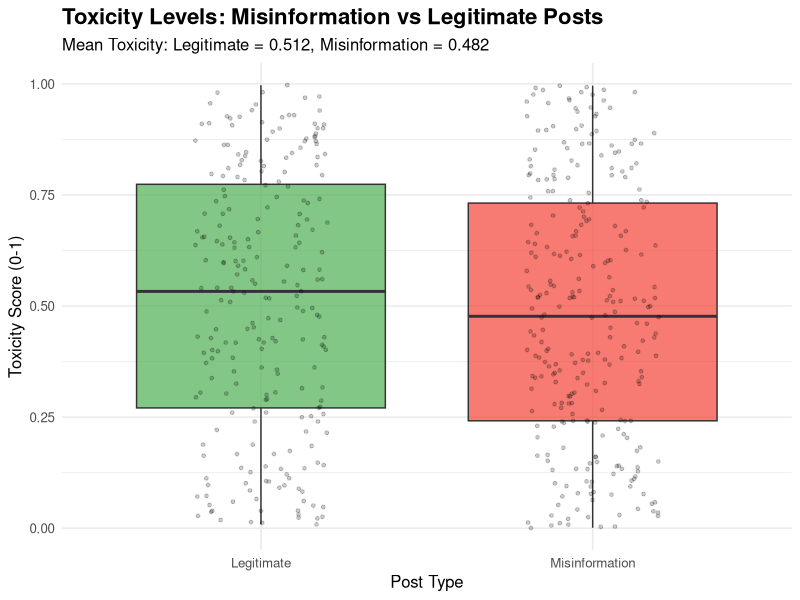
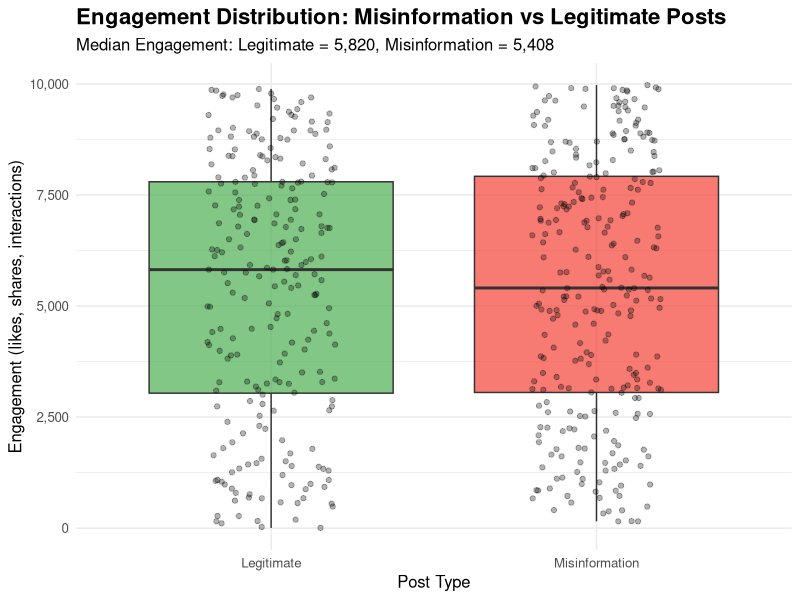
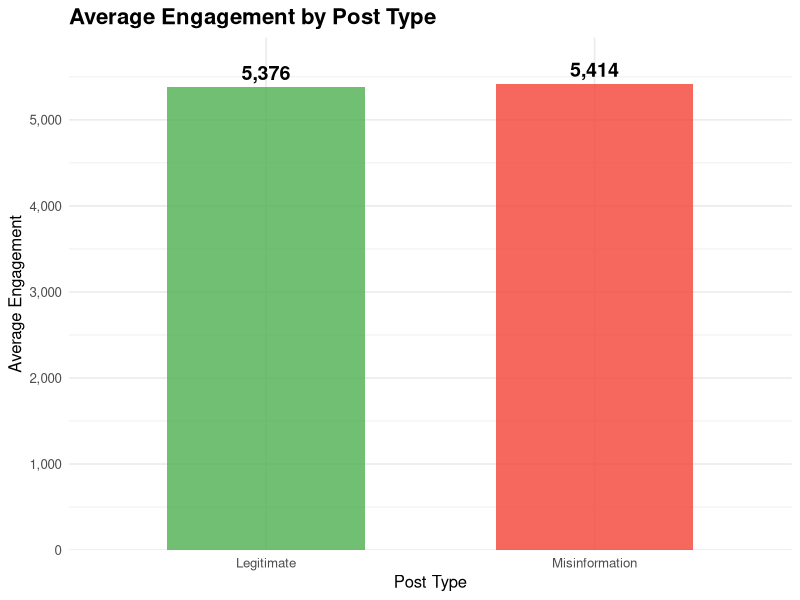
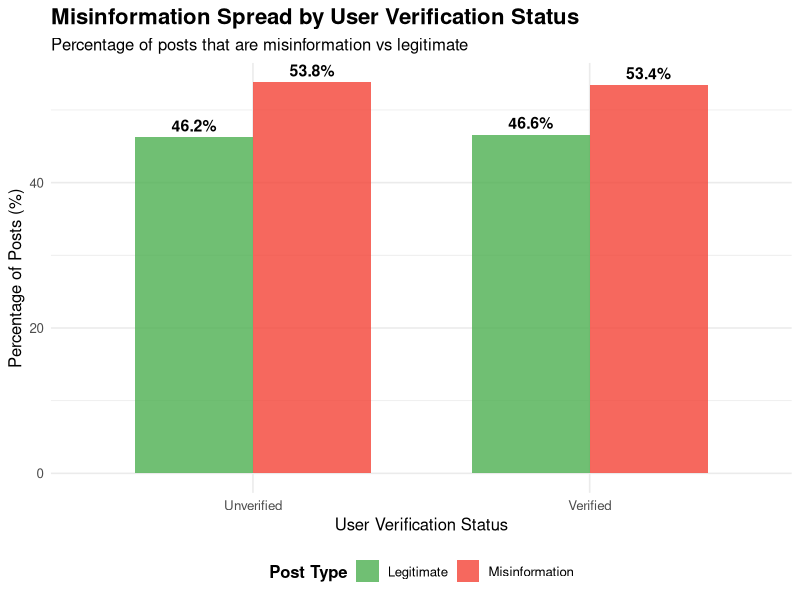
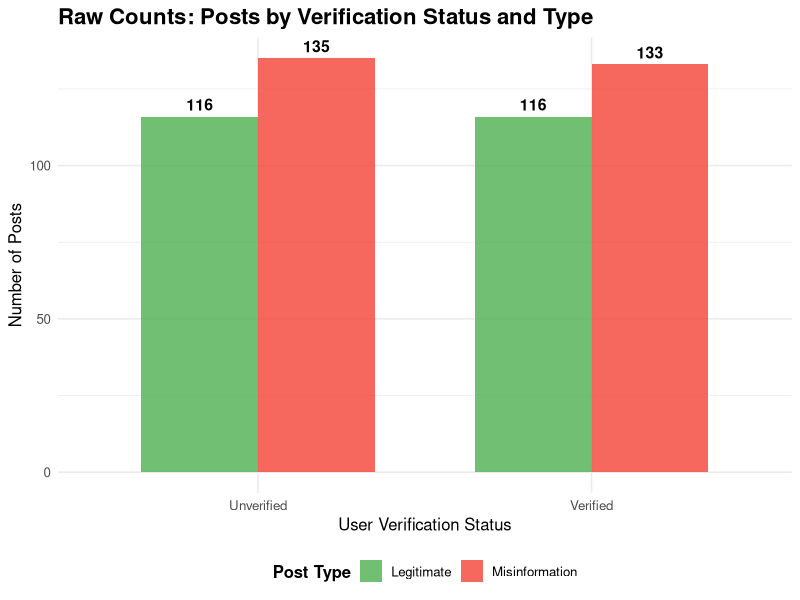

These charts were generated, in order, by the following R code:
## ---- chunk 1
knitr::opts_chunk$set(echo = TRUE, warning = FALSE, message = FALSE, fig.width = 10, fig.height = 6)
## ---- chunk 2
library(ggplot2)
library(dplyr)
library(knitr)

# Load the dataset
df <- read.csv('generative_ai_misinformation_dataset.csv')

# Convert is_misinformation to factor for better labeling
df$is_misinformation <- factor(df$is_misinformation, 
                                levels = c(0, 1), 
                                labels = c("Legitimate", "Misinformation"))

cat("Dataset loaded successfully!")
cat("\nTotal posts:", nrow(df))
cat("\nLegitimate:", sum(df$is_misinformation == "Legitimate"))
cat("\nMisinformation:", sum(df$is_misinformation == "Misinformation"))
## ---- chunk 3
# Calculate summary statistics for toxicity by type
toxicity_summary <- df %>%
  group_by(is_misinformation) %>%
  summarise(
    Mean = mean(toxicity_score),
    Median = median(toxicity_score),
    SD = sd(toxicity_score),
    Min = min(toxicity_score),
    Max = max(toxicity_score),
    Count = n()
  )

kable(toxicity_summary, digits = 3, caption = "Toxicity Score Statistics by Post Type")
## ---- chunk 4
# Perform t-test
t_test_toxicity <- t.test(toxicity_score ~ is_misinformation, data = df)

# Display results
cat("Independent Samples T-Test\n")
cat("==========================\n")
cat("T-statistic:", round(t_test_toxicity$statistic, 4), "\n")
cat("P-value:", format.pval(t_test_toxicity$p.value, digits = 4), "\n")
cat("95% Confidence Interval:", round(t_test_toxicity$conf.int[1], 4), 
    "to", round(t_test_toxicity$conf.int[2], 4), "\n")
cat("\nMean difference (Legitimate - Misinformation):", 
    round(diff(t_test_toxicity$estimate), 4), "\n")

if (t_test_toxicity$p.value < 0.05) {
  cat("\n✓ Result: There IS a statistically significant difference in toxicity (p < 0.05)\n")
} else {
  cat("\n✗ Result: There is NO statistically significant difference in toxicity (p >= 0.05)\n")
}
## ---- chunk 5
# Create boxplot
p1 <- ggplot(df, aes(x = is_misinformation, y = toxicity_score, 
                     fill = is_misinformation)) +
  geom_boxplot(alpha = 0.7, outlier.shape = 1) +
  geom_jitter(alpha = 0.2, width = 0.2, size = 1) +
  scale_fill_manual(values = c("Legitimate" = "#4CAF50", 
                                "Misinformation" = "#F44336")) +
  labs(title = "Toxicity Levels: Misinformation vs Legitimate Posts",
       subtitle = paste0("Mean Toxicity: Legitimate = ", 
                        round(toxicity_summary$Mean[1], 3),
                        ", Misinformation = ", 
                        round(toxicity_summary$Mean[2], 3)),
       x = "Post Type",
       y = "Toxicity Score (0-1)") +
  theme_minimal(base_size = 12) +
  theme(legend.position = "none",
        plot.title = element_text(face = "bold", size = 16),
        plot.subtitle = element_text(size = 12))

print(p1)
## ---- chunk 6
# Calculate engagement statistics
engagement_summary <- df %>%
  group_by(is_misinformation) %>%
  summarise(
    Mean = mean(engagement),
    Median = median(engagement),
    SD = sd(engagement),
    Min = min(engagement),
    Max = max(engagement),
    Q1 = quantile(engagement, 0.25),
    Q3 = quantile(engagement, 0.75),
    Count = n()
  )

kable(engagement_summary, digits = 1, caption = "Engagement Statistics by Post Type", 
      format.args = list(big.mark = ","))
## ---- chunk 7
# Perform Wilcoxon test (better for skewed distributions)
wilcox_test_engagement <- wilcox.test(engagement ~ is_misinformation, data = df)

# Also perform t-test for completeness
t_test_engagement <- t.test(engagement ~ is_misinformation, data = df)

cat("Wilcoxon Rank Sum Test (Non-parametric)\n")
cat("========================================\n")
cat("W-statistic:", wilcox_test_engagement$statistic, "\n")
cat("P-value:", format.pval(wilcox_test_engagement$p.value, digits = 4), "\n")

cat("\n\nIndependent Samples T-Test (Parametric)\n")
cat("========================================\n")
cat("T-statistic:", round(t_test_engagement$statistic, 4), "\n")
cat("P-value:", format.pval(t_test_engagement$p.value, digits = 4), "\n")

if (wilcox_test_engagement$p.value < 0.05) {
  cat("\n✓ Result: There IS a statistically significant difference in engagement (p < 0.05)\n")
} else {
  cat("\n✗ Result: There is NO statistically significant difference in engagement (p >= 0.05)\n")
}
## ---- chunk 8
# Boxplot with jittered points
p2 <- ggplot(df, aes(x = is_misinformation, y = engagement, 
                     fill = is_misinformation)) +
  geom_boxplot(alpha = 0.7, outlier.shape = NA) +
  geom_jitter(alpha = 0.3, width = 0.2, size = 1.5) +
  scale_fill_manual(values = c("Legitimate" = "#4CAF50", 
                                "Misinformation" = "#F44336")) +
  scale_y_continuous(labels = scales::comma) +
  labs(title = "Engagement Distribution: Misinformation vs Legitimate Posts",
       subtitle = paste0("Median Engagement: Legitimate = ", 
                        scales::comma(round(engagement_summary$Median[1], 0)),
                        ", Misinformation = ", 
                        scales::comma(round(engagement_summary$Median[2], 0))),
       x = "Post Type",
       y = "Engagement (likes, shares, interactions)") +
  theme_minimal(base_size = 12) +
  theme(legend.position = "none",
        plot.title = element_text(face = "bold", size = 16),
        plot.subtitle = element_text(size = 12))

print(p2)
## ---- chunk 9
# Bar chart comparing means
engagement_means <- df %>%
  group_by(is_misinformation) %>%
  summarise(Mean_Engagement = mean(engagement))

p2b <- ggplot(engagement_means, aes(x = is_misinformation, y = Mean_Engagement, 
                                    fill = is_misinformation)) +
  geom_bar(stat = "identity", alpha = 0.8, width = 0.6) +
  geom_text(aes(label = scales::comma(round(Mean_Engagement, 0))), 
            vjust = -0.5, fontface = "bold", size = 5) +
  scale_fill_manual(values = c("Legitimate" = "#4CAF50", 
                                "Misinformation" = "#F44336")) +
  scale_y_continuous(labels = scales::comma, expand = expansion(mult = c(0, 0.1))) +
  labs(title = "Average Engagement by Post Type",
       x = "Post Type",
       y = "Average Engagement") +
  theme_minimal(base_size = 12) +
  theme(legend.position = "none",
        plot.title = element_text(face = "bold", size = 16))

print(p2b)
## ---- chunk 10
# Create contingency table
verification_table <- table(df$author_verified, df$is_misinformation)
rownames(verification_table) <- c("Unverified (0)", "Verified (1)")

kable(verification_table, caption = "Posts by Verification Status and Type")
## ---- chunk 11
# Calculate proportions
verification_props <- df %>%
  group_by(author_verified, is_misinformation) %>%
  summarise(Count = n(), .groups = 'drop') %>%
  group_by(author_verified) %>%
  mutate(Total = sum(Count),
         Percentage = (Count / Total) * 100)

# Extract misinformation rates
misinfo_rates <- verification_props %>%
  filter(is_misinformation == "Misinformation") %>%
  mutate(Verified_Status = ifelse(author_verified == 1, "Verified", "Unverified")) %>%
  select(Verified_Status, Count, Total, Percentage)

kable(misinfo_rates, digits = 1, caption = "Misinformation Rate by Verification Status")
## ---- chunk 12
# Chi-square test
chi_test <- chisq.test(verification_table)

cat("Chi-Square Test of Independence\n")
cat("================================\n")
cat("Chi-square statistic:", round(chi_test$statistic, 4), "\n")
cat("Degrees of freedom:", chi_test$parameter, "\n")
cat("P-value:", format.pval(chi_test$p.value, digits = 4), "\n")

# Calculate effect size (Cramér's V)
cramers_v <- sqrt(chi_test$statistic / (nrow(df) * (min(dim(verification_table)) - 1)))
cat("Effect size (Cramér's V):", round(cramers_v, 4), "\n")

if (chi_test$p.value < 0.05) {
  cat("\n✓ Result: There IS a statistically significant association between\n")
  cat("  verification status and misinformation spread (p < 0.05)\n")
} else {
  cat("\n✗ Result: There is NO statistically significant association between\n")
  cat("  verification status and misinformation spread (p >= 0.05)\n")
}
## ---- chunk 13
# Prepare data for visualization
verification_viz <- df %>%
  mutate(Verified = factor(author_verified, 
                           levels = c(0, 1), 
                           labels = c("Unverified", "Verified"))) %>%
  group_by(Verified, is_misinformation) %>%
  summarise(Count = n(), .groups = 'drop') %>%
  group_by(Verified) %>%
  mutate(Percentage = (Count / sum(Count)) * 100)

# Percentage bar chart
p3 <- ggplot(verification_viz, aes(x = Verified, y = Percentage, 
                                   fill = is_misinformation)) +
  geom_bar(stat = "identity", position = "dodge", alpha = 0.8, width = 0.7) +
  geom_text(aes(label = paste0(round(Percentage, 1), "%")), 
            position = position_dodge(width = 0.7), 
            vjust = -0.5, fontface = "bold", size = 4) +
  scale_fill_manual(values = c("Legitimate" = "#4CAF50", 
                                "Misinformation" = "#F44336")) +
  labs(title = "Misinformation Spread by User Verification Status",
       subtitle = "Percentage of posts that are misinformation vs legitimate",
       x = "User Verification Status",
       y = "Percentage of Posts (%)",
       fill = "Post Type") +
  theme_minimal(base_size = 12) +
  theme(plot.title = element_text(face = "bold", size = 16),
        plot.subtitle = element_text(size = 12),
        legend.position = "bottom",
        legend.title = element_text(face = "bold"))

print(p3)
## ---- chunk 14
# Raw counts bar chart
p3b <- ggplot(verification_viz, aes(x = Verified, y = Count, 
                                    fill = is_misinformation)) +
  geom_bar(stat = "identity", position = "dodge", alpha = 0.8, width = 0.7) +
  geom_text(aes(label = Count), 
            position = position_dodge(width = 0.7), 
            vjust = -0.5, fontface = "bold", size = 4) +
  scale_fill_manual(values = c("Legitimate" = "#4CAF50", 
                                "Misinformation" = "#F44336")) +
  labs(title = "Raw Counts: Posts by Verification Status and Type",
       x = "User Verification Status",
       y = "Number of Posts",
       fill = "Post Type") +
  theme_minimal(base_size = 12) +
  theme(plot.title = element_text(face = "bold", size = 16),
        legend.position = "bottom",
        legend.title = element_text(face = "bold"))

print(p3b)
## ---- chunk 15
verified_misinfo_rate <- misinfo_rates$Percentage[misinfo_rates$Verified_Status == "Verified"]
unverified_misinfo_rate <- misinfo_rates$Percentage[misinfo_rates$Verified_Status == "Unverified"]
## ---- chunk 16
# Create summary table
summary_df <- data.frame(
  Question = c("Q5: Toxicity", "Q7: Engagement", "Q9: Verification"),
  Finding = c(
    paste0("Misinformation has ", 
           ifelse(toxicity_summary$Mean[2] > toxicity_summary$Mean[1], "higher", "lower"),
           " toxicity (", round(toxicity_summary$Mean[2], 3), " vs ", 
           round(toxicity_summary$Mean[1], 3), ")"),
    paste0("Misinformation has ", 
           ifelse(engagement_summary$Median[2] > engagement_summary$Median[1], "higher", "lower"),
           " engagement (median: ", scales::comma(round(engagement_summary$Median[2], 0)), 
           " vs ", scales::comma(round(engagement_summary$Median[1], 0)), ")"),
    paste0("Verified users: ", round(verified_misinfo_rate, 1), 
           "% misinfo, Unverified: ", round(unverified_misinfo_rate, 1), "% misinfo")
  ),
  Statistically_Significant = c(
    ifelse(t_test_toxicity$p.value < 0.05, "Yes", "No"),
    ifelse(wilcox_test_engagement$p.value < 0.05, "Yes", "No"),
    ifelse(chi_test$p.value < 0.05, "Yes", "No")
  ),
  P_Value = c(
    round(t_test_toxicity$p.value, 4),
    round(wilcox_test_engagement$p.value, 4),
    round(chi_test$p.value, 4)
  )
)

kable(summary_df, caption = "Summary of Research Questions 5, 7, and 9")
